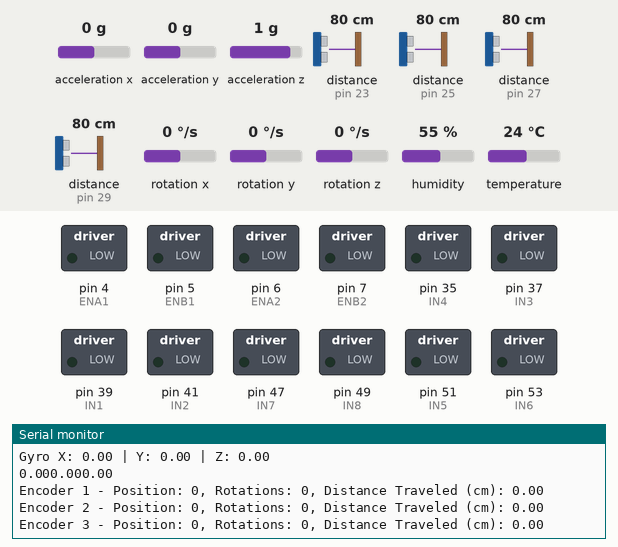
Recording of a sketch running on a simulated Arduino Mega 2560, built with avr-gcc and run on an emulated ATmega2560. Shown: switched loads named in the sketch (green lamp = pin HIGH), the last lines printed to the serial monitor. Wiring (inferred from the names in the program): 4 × ultrasonic range finder: trigger pin 22, echo pin 23 / trigger pin 24, echo pin 25 / trigger pin 26, echo pin 27 / trigger pin 28, echo pin 29; MPU-6050 motion sensor at I2C address 0x68. Inputs (shaded band) come from the test bench; at power-on: acceleration x 0 g, acceleration y 0 g, acceleration z 1 g, distance to the obstacle (sensors on pin 23, pin 25, pin 27, pin 29) 80 cm, rotation x 0 °/s, rotation y 0 °/s, rotation z 0 °/s, humidity 55 %, temperature 24 °C. The echo pulse lasts 58.3 µs per cm; random numbers use the default seed unless the sketch sets one; pins used as bus, display or sensor lines are not drawn.

Above: at 14.1 s.
14.2 s: acceleration x set to -0.2 g
At 15.22 s:
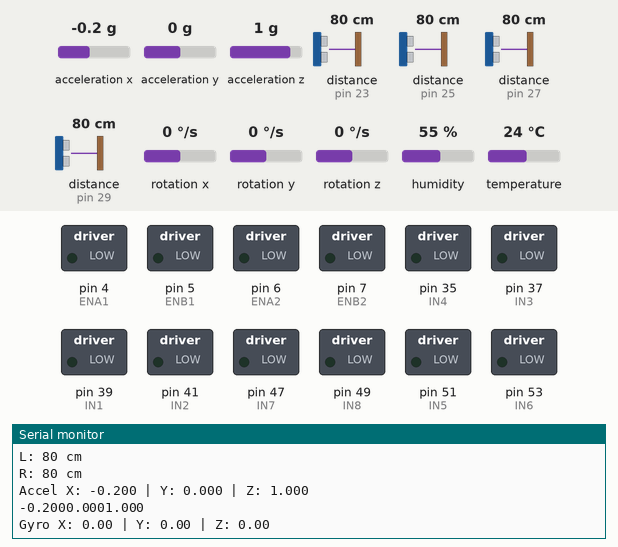
33.4 s: acceleration y set to -0.2 g
At 35.22 s:
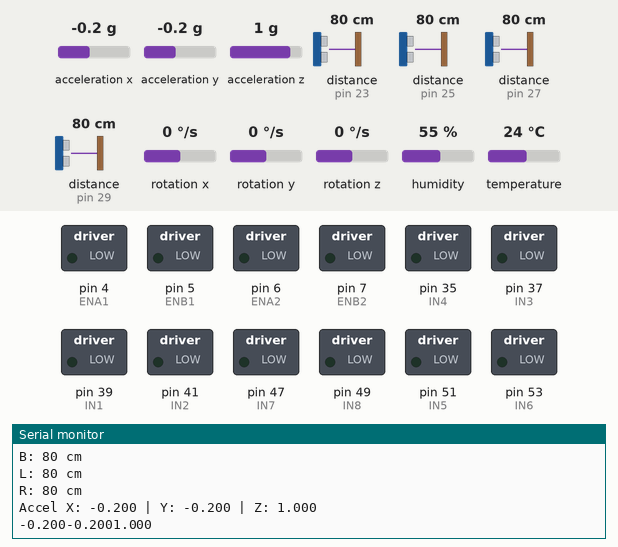
Timing chart, 0 to 36.7 s (numbered marks = the images above; inputs shaded):
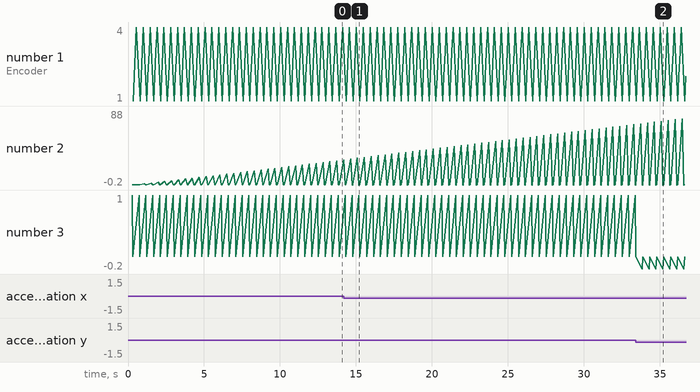

The sketch:

FullI_Integration.ino
```cpp
// ***************************************
// Paul Arduino Sketch
// Contributors: Justin Dougherty, Teddy Weaver
// Last Update: 12/3/24
// ***************************************

#include "Full_Integration.h"

void setup() {
  // SERIAL COMUNICATION
  //-----------------------------------------------------------------------
  Serial.begin(9600);                                     // Initialize serial communication

  Serial3.begin(9600);

  Serial.println("Serial Communication Transmitting");    // Serial setup message
  //-----------------------------------------------------------------------

  // GYRO I2C
  //-----------------------------------------------------------------------
  Wire.begin();        // Initialize I2C

  // Initialize MPU-6050
  Wire.beginTransmission(MPU_ADDR);
  Wire.write(0x6B);  // Power management register
  Wire.write(0);     // Wake the MPU-6050 up
  Wire.endTransmission();

  Serial.println("MPU-6050 Initialized");     // MPU-6050 setup message
  //-----------------------------------------------------------------------

  // DHT SENSOR
  //-----------------------------------------------------------------------
  dht.begin();                              // Start the DHT sensor

  Serial.println("DHT Initialized");        // DHT setup message
  //-----------------------------------------------------------------------

  // SONAR PINS
  //-----------------------------------------------------------------------
  for (int i = 0; i < 4; i++) {             // Loop all sonar sensors
    pinMode(trigPins[i], OUTPUT);           // Trig Pins Output
    pinMode(echoPins[i], INPUT);            // Echo Pins Input
  }

  Serial.println("Sonar Pins Set");         // Sonar setup message
  //-----------------------------------------------------------------------

  // MOTOR PINS
  //-----------------------------------------------------------------------
  // Set all speed pins as outputs
  pinMode(ENA1, OUTPUT); // PWM
  pinMode(ENB1, OUTPUT); // PWM
  pinMode(ENA2, OUTPUT); // PWM
  pinMode(ENB2, OUTPUT); // PWM

  // Set all control pins as outputs
  pinMode(IN1, OUTPUT);
  pinMode(IN2, OUTPUT);
  pinMode(IN3, OUTPUT);
  pinMode(IN4, OUTPUT);
  pinMode(IN5, OUTPUT);
  pinMode(IN6, OUTPUT);
  pinMode(IN7, OUTPUT);
  pinMode(IN8, OUTPUT);

  Serial.println("Motor Pins Set");        // Motor pin setup message

  // Initialize motors off
  stopMotors();                           // Run motor stop

  Serial.println("Motors Initialized");              // Sonar setup message
  //-----------------------------------------------------------------------

  // ENCODER SETUP
  //-----------------------------------------------------------------------
  pinMode(ENCA1, INPUT);
  pinMode(ENCB1, INPUT);
  attachInterrupt(digitalPinToInterrupt(ENCA1), readEncoder1, RISING);

  pinMode(ENCA2, INPUT);
  pinMode(ENCB2, INPUT);
  attachInterrupt(digitalPinToInterrupt(ENCA2), readEncoder2, RISING);

  pinMode(ENCA3, INPUT);
  pinMode(ENCB3, INPUT);
  attachInterrupt(digitalPinToInterrupt(ENCA3), readEncoder3, RISING);

  pinMode(ENCA4, INPUT);
  pinMode(ENCB4, INPUT);
  attachInterrupt(digitalPinToInterrupt(ENCA4), readEncoder4, RISING);

  Serial.println("Encoders Initialized");              // Encoder setup message
  //-----------------------------------------------------------------------

  // INITIALIZATION COMPLETE
  //-----------------------------------------------------------------------
  Serial.println("Initialization Complete");    // setup complete serial print
  //-----------------------------------------------------------------------
}

void loop() {

  // Read sensor data
  recordDistances();
  readAccelGyro();
  readEncoder();

  // Control motors based on distance
  // controlDirections();

  // Counter
  Serial.println(counter); // Print Counter
  Serial3.println(counter); // Print Counter
  counter++;               // Increment counter


  //---------------------------
  //int testSpeed = 100;
  //mecanumDrive(testSpeed, testSpeed, testSpeed, testSpeed); // Full speed forward

  //stopMotors();     // Stop
  // delay(1000);      // Delay
  //testDirections(); // Test Movement

}

void controlDirections() {
  // Check distances and decide movement
  if (distances[0] > stopDistance3) { // Far from obstacle (> 30 cm)
    mecanumDrive(setSpeed, setSpeed, setSpeed, setSpeed); // Full speed forward
    Serial.println("Moving forward at full speed");
  }
  else if (distances[0] > stopDistance2) { // Approaching obstacle (20-10 cm)
    mecanumDrive(setSpeed - 50, setSpeed - 50, setSpeed - 50, setSpeed - 50); // Slow down
    Serial.println("Slowing down: Near stopDistance3");
  }
  else if (distances[0] > stopDistance1) { // Very close to obstacle (10 cm to stop distance)
    mecanumDrive(setSpeed - 75, setSpeed - 75, setSpeed - 75, setSpeed - 75); // Slow down more
    Serial.println("Slowing down further: Near stopDistance2");
  }
  else { // At stop distance
    mecanumDrive(-setSpeed, -setSpeed, -setSpeed, -setSpeed); // Reverse
    Serial.println("Reversing");
    delay(500); // Reverse for 0.5 seconds

    // Compare left and right distances to determine rotation direction
    if (distances[3] > distances[2]) {
      mecanumDrive(setSpeed, -setSpeed, setSpeed, -setSpeed); // Rotate clockwise
      Serial.println("Rotating clockwise (Left is farther)");
    }
    else if (distances[2] > distances[3]) {
      mecanumDrive(-setSpeed, setSpeed, -setSpeed, setSpeed); // Rotate counterclockwise
      Serial.println("Rotating counterclockwise (Right is farther)");
    }
    else {
      Serial.println("Distances equal, moving forward");
    }

    delay(500); // Allow time to rotate
    mecanumDrive(setSpeed, setSpeed, setSpeed, setSpeed); // Move forward again
    Serial.println("Moving forward after rotation");
  }
}

// Function to drive Mecanum wheels
// fl, fr, rl, rr: Speed for each wheel (-255 to 255)
void mecanumDrive(int fl, int fr, int rl, int rr) {
  currentSpeedFL = fl;
  currentSpeedFR = fr;
  currentSpeedRL = rl;
  currentSpeedRR = rr;

  driveMotor(ENA1, IN1, IN2, fl); // Front Left
  driveMotor(ENB1, IN3, IN4, fr); // Front Right
  driveMotor(ENA2, IN5, IN6, rl); // Rear Left
  driveMotor(ENB2, IN7, IN8, rr); // Rear Right
}

// Function to control an individual motor
// enablePin: PWM pin, inPin1/inPin2: Direction pins, speed: -255 to 255
void driveMotor(int enablePin, int inPin1, int inPin2, int speed) {
  if (speed > 0) {
    digitalWrite(inPin1, HIGH);       // Forward for (+)
    digitalWrite(inPin2, LOW);
  } else if (speed < 0) {
    digitalWrite(inPin1, LOW);        // Backward for (-)
    digitalWrite(inPin2, HIGH);
    speed = -speed;                   // Make speed positive for PWM
  } else {
    digitalWrite(inPin1, LOW);        // Off for (0)
    digitalWrite(inPin2, LOW);
  }

  analogWrite(enablePin, constrain(speed, 0, 255)); // Set motor speed
}

// Function to stop all motors
void stopMotors() {
  mecanumDrive(0, 0, 0, 0);     // All motors stopped
}

// Function to slowly stop all motors
void slowStop() {
  while (currentSpeedFL != 0 || currentSpeedFR != 0 || currentSpeedRL != 0 || currentSpeedRR != 0) {
    // Decrease speed for each wheel gradually
    currentSpeedFL = approachZero(currentSpeedFL);
    currentSpeedFR = approachZero(currentSpeedFR);
    currentSpeedRL = approachZero(currentSpeedRL);
    currentSpeedRR = approachZero(currentSpeedRR);

    // Update the motor speeds
    driveMotor(ENA1, IN1, IN2, currentSpeedFL);
    driveMotor(ENB1, IN3, IN4, currentSpeedFR);
    driveMotor(ENA2, IN5, IN6, currentSpeedRL);
    driveMotor(ENB2, IN7, IN8, currentSpeedRR);

    delay(25); // Small delay for smooth deceleration
  }
}

// Helper function to approach zero gradually
int approachZero(int speed) {
  if (speed > 0) {
    return max(0, speed - 10); // Decrease positive speed
  } else if (speed < 0) {
    return min(0, speed + 10); // Increase negative speed (towards 0)
  }
  return 0; // Already at zero
}

// Function to randomly turn left or right
void randomTurn() {
  if (random(2) == 0) {
    mecanumDrive(-setSpeed, setSpeed, -setSpeed, setSpeed); // Turn left
  } else {
    mecanumDrive(setSpeed, -setSpeed, setSpeed, -setSpeed); // Turn right
  }
  delay(250);
}

// Function to read accelerometer and gyroscope data
void readAccelGyro() {
  Wire.beginTransmission(MPU_ADDR);
  Wire.write(0x3B);  // Starting register for accelerometer data
  Wire.endTransmission(false);
  Wire.requestFrom(MPU_ADDR, 14, true);  // Request 14 bytes for accel and gyro

  // Read accelerometer data
  accelX = Wire.read() << 8 | Wire.read();
  accelY = Wire.read() << 8 | Wire.read();
  accelZ = Wire.read() << 8 | Wire.read();

  // Skip temperature data (two bytes)
  Wire.read();
  Wire.read();

  // Read gyroscope data
  gyroX = Wire.read() << 8 | Wire.read();
  gyroY = Wire.read() << 8 | Wire.read();
  gyroZ = Wire.read() << 8 | Wire.read();

  float accelX_g = accelX / 16384.0;  // Convert to g
  float accelY_g = accelY / 16384.0;
  float accelZ_g = accelZ / 16384.0;
  Serial.print("Accel X: "); Serial.print(accelX_g, 3);  // Print with 3 decimal places
  Serial.print(" | Y: "); Serial.print(accelY_g, 3);
  Serial.print(" | Z: "); Serial.println(accelZ_g, 3);

  // to pi
  Serial3.print("Accel X: "); Serial.print(accelX_g, 3);  // Print with 3 decimal places
  Serial3.print(" | Y: "); Serial.print(accelY_g, 3);
  Serial3.print(" | Z: "); Serial.println(accelZ_g, 3);

  // Send gyroscope data (scaled to degrees per second)
  float gyroX_dps = gyroX / 131.0;  // Convert to degrees per second
  float gyroY_dps = gyroY / 131.0;
  float gyroZ_dps = gyroZ / 131.0;
  Serial.print("Gyro X: "); Serial.print(gyroX_dps, 2);  // Print with 2 decimal places
  Serial.print(" | Y: "); Serial.print(gyroY_dps, 2);
  Serial.print(" | Z: "); Serial.println(gyroZ_dps, 2);

  // to pi
  Serial3.print("Gyro X: "); Serial.print(gyroX_dps, 2);  // Print with 2 decimal places
  Serial3.print(" | Y: "); Serial.print(gyroY_dps, 2);
  Serial3.print(" | Z: "); Serial.println(gyroZ_dps, 2);
}

// Function to record distances from each sonar sensor
void recordDistances() {
  float temperature = dht.readTemperature();      // Read Temp.
  float humidity = dht.readHumidity();            // Read Humid.
  if (isnan(temperature) || isnan(humidity)) {
    Serial.println("Error reading temperature or humidity");
    temperature = 25.0;  // Default to 25°C if DHT fails
    humidity = 50.0;     // Default to 50% if DHT fails
  }

  // Speed of sound
  float speedOfSound = 331.4 + (0.606 * temperature) + (0.0124 * humidity);   // Calculate speed of sound

  // Measure Distances
  for (int i = 0; i < 4; i++) {
    distances[i] = measureDistance(trigPins[i], echoPins[i], speedOfSound);   // Use function measureDistance
  }

  // Serial Print Distances ("Direction: Distance cm")
  Serial.println("Distances:");
  for (int i = 0; i < 4; i++) {
    Serial.print(directions[i]);
    Serial.print(": ");
    Serial.print(distances[i]);
    Serial.println(" cm");

    Serial3.print(directions[i]);
    Serial3.print(": ");
    Serial3.print(distances[i]);
    Serial3.println(" cm");
  }

}

// Function to measure distance using a sonar sensor
int measureDistance(int trigPin, int echoPin, float speedOfSound) {
  digitalWrite(trigPin, LOW);
  delayMicroseconds(2);
  digitalWrite(trigPin, HIGH);                // Trigger pulse
  delayMicroseconds(10);
  digitalWrite(trigPin, LOW);

  long duration = pulseIn(echoPin, HIGH);
  float distance = (duration * (speedOfSound / 10000.0)) / 2.0;  // Convert to cm
  return (int)distance;
}

// Test Directions
void testDirections() {
  // Forward movement
  mecanumDrive(255, 255, 255, 255); // All wheels forward at full speed
  delay(1000);

  slowStop(); // Slowly stop the motors
  delay(1000);

  // Backward movement
  mecanumDrive(-255, -255, -255, -255); // All wheels backward at full speed
  delay(1000);

  slowStop(); // Slowly stop the motors
  delay(1000);

  // Crab walk right
  mecanumDrive(255, -255, -255, 255); // Diagonal motion for right crab walk
  delay(1000);

  slowStop(); // Slowly stop the motors
  delay(1000);

  // Crab walk left
  mecanumDrive(-255, 255, 255, -255); // Diagonal motion for left crab walk
  delay(1000);

  slowStop(); // Slowly stop the motors
  delay(1000);

  // Rotate clockwise
  mecanumDrive(255, -255, 255, -255); // Opposite directions for adjacent wheels
  delay(1000);

  slowStop(); // Slowly stop the motors
  delay(1000);

  // Rotate counterclockwise
  mecanumDrive(-255, 255, -255, 255); // Opposite directions for adjacent wheels
  delay(1000);

  slowStop(); // Slowly stop the motors
  delay(1000);

  // Stop all motors
  stopMotors();
}

// Read All Encoders
void readEncoder(){
  encoderFL(); // Encoder 1: Front Left
  encoderRL(); // Encoder 2: Rear Left
  encoderFR(); // Encoder 3: Front Right
  encoderRR(); // Encoder 4: Rear Right
}

void encoderFL() {
  int pos = 0;
  int revs = 0;
  float distanceTraveled = 0.0;

  // Safely read shared variables
  noInterrupts();
  pos = posi1;
  revs = rotations1;
  distanceTraveled = rotations1 * WHEEL_CIRCUMFERENCE_CM;
  interrupts();

  // Print Encoder 1 data
  Serial.print("Encoder 1 - Position: ");
  Serial.print(pos);
  Serial.print(", Rotations: ");
  Serial.print(revs);
  Serial.print(", Distance Traveled (cm): ");
  Serial.println(distanceTraveled);
}

void encoderRL() {
  int pos = 0;
  int revs = 0;
  float distanceTraveled = 0.0;

  // Safely read shared variables
  noInterrupts();
  pos = posi2;
  revs = rotations2;
  distanceTraveled = rotations2 * WHEEL_CIRCUMFERENCE_CM;
  interrupts();

  // Print Encoder 2 data
  Serial.print("Encoder 2 - Position: ");
  Serial.print(pos);
  Serial.print(", Rotations: ");
  Serial.print(revs);
  Serial.print(", Distance Traveled (cm): ");
  Serial.println(distanceTraveled);
}

void encoderFR() {
  int pos = 0;
  int revs = 0;
  float distanceTraveled = 0.0;

  // Safely read shared variables
  noInterrupts();
  pos = posi3;
  revs = rotations3;
  distanceTraveled = rotations3 * WHEEL_CIRCUMFERENCE_CM;
  interrupts();

  // Print Encoder 2 data
  Serial.print("Encoder 3 - Position: ");
  Serial.print(pos);
  Serial.print(", Rotations: ");
  Serial.print(revs);
  Serial.print(", Distance Traveled (cm): ");
  Serial.println(distanceTraveled);
}

void encoderRR() {
  int pos = 0;
  int revs = 0;
  float distanceTraveled = 0.0;

  // Safely read shared variables
  noInterrupts();
  pos = posi4;
  revs = rotations4;
  distanceTraveled = rotations4 * WHEEL_CIRCUMFERENCE_CM;
  interrupts();

  // Print Encoder 2 data
  Serial.print("Encoder 4 - Position: ");
  Serial.print(pos);
  Serial.print(", Rotations: ");
  Serial.print(revs);
  Serial.print(", Distance Traveled (cm): ");
  Serial.println(distanceTraveled);
}

void readEncoder1() {
  int b = digitalRead(ENCB1);

  if (b > 0) {
    posi1++;
  } else {
    posi1--;
  }

  if (posi1 >= PULSES_PER_REV) {
    posi1 -= PULSES_PER_REV;
    rotations1++;
  } else if (posi1 <= -PULSES_PER_REV) {
    posi1 += PULSES_PER_REV;
    rotations1--;
  }
}

void readEncoder2() {
  int b = digitalRead(ENCB2);

  if (b > 0) {
    posi2++;
  } else {
    posi2--;
  }

  if (posi2 >= PULSES_PER_REV) {
    posi2 -= PULSES_PER_REV;
    rotations2++;
  } else if (posi2 <= -PULSES_PER_REV) {
    posi2 += PULSES_PER_REV;
    rotations2--;
  }
}

void readEncoder3() {
  int b = digitalRead(ENCB3);

  if (b > 0) {
    posi3++;
  } else {
    posi3--;
  }

  if (posi3 >= PULSES_PER_REV) {
    posi3 -= PULSES_PER_REV;
    rotations3++;
  } else if (posi3 <= -PULSES_PER_REV) {
    posi3 += PULSES_PER_REV;
    rotations3--;
  }
}

void readEncoder4() {
  int b = digitalRead(ENCB4);

  if (b > 0) {
    posi4++;
  } else {
    posi4--;
  }

  if (posi4 >= PULSES_PER_REV) {
    posi4 -= PULSES_PER_REV;
    rotations4++;
  } else if (posi4 <= -PULSES_PER_REV) {
    posi4 += PULSES_PER_REV;
    rotations4--;
  }
}
```

Source omitted: Full_Integration.h (5084 bytes)

Measured:
- the behaviour switches between 0 and -0.1 g on acceleration x (found by bisection; images 0 and 1)
- the behaviour switches between 0 and -0.1 g on acceleration y (found by bisection; images 1 and 2)
- after the input at 14.2 s, the serial monitor: prints a new line after 0.50 s (image 1)
- after the input at 33.4 s, the serial monitor: prints a new line after 0.39 s (image 2)
- plotted number 2: 30 → -0.2 after the input at 14.2 s
